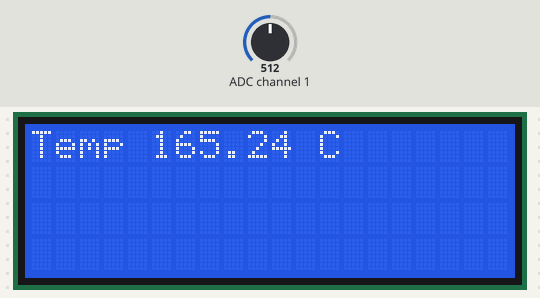
A program run on a simulated Raspberry Pi (BCM pin numbers). On the bench: 20×4 character LCD. Inputs (shaded band) come from the test bench; at power-on: ADC channel 1 = 512 (analog values on the 0–1023 scale). What the program prints to the terminal is not drawn.

Above: at 1.2 s.
1.3 s: ADC channel 1 set to 323
At 2.6 s:
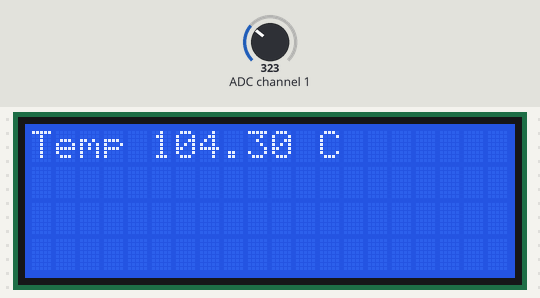
3.6 s: ADC channel 1 set to 298
At 4.6 s:
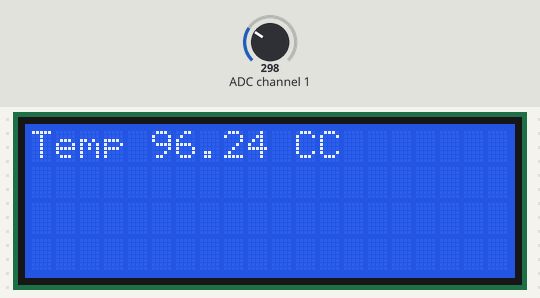
5.6 s: ADC channel 1 set to 35
At 6.6 s:
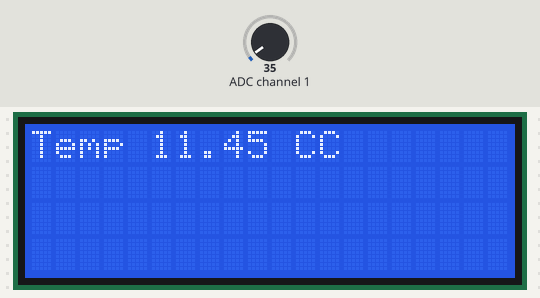
7.7 s: ADC channel 1 set to 27
At 8.6 s:
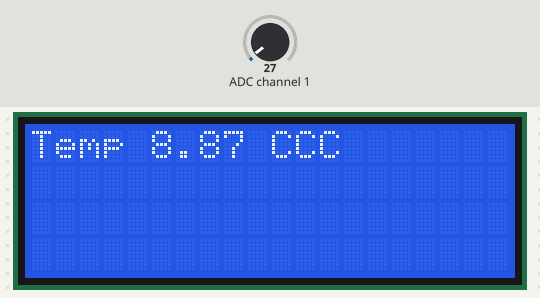
Timing chart, 0 to 10.7 s (numbered marks = the images above; inputs shaded):
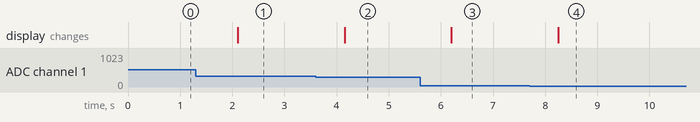

The program:

LM35.py
```python
from gpiozero import MCP3008
from time import sleep
from RPLCD.i2c import CharLCD

lm35 = MCP3008(channel=1)
lcd = CharLCD('PCF8574', address=0x3f, port=1, backlight_enabled=True)
lcd.clear()

def convert_temp(gen):
    for value in gen:
        print('value=', value)
        yield value * 3.3 * 100


for temp in convert_temp(lm35.values):
    print('The temp is ', temp, ' C')
    lcd.cursor_pos = (0, 0)
    lcd.write_string('Temp %.2f C' % temp)
    sleep(1)
```

Measured:
- the behaviour switches between 310 and 309 on ADC channel 1 (found by bisection; images 1 and 2)
- the behaviour switches between 31 and 30 on ADC channel 1 (found by bisection; images 3 and 4)
- after the input at 1.3 s, the display: changes after 0.81 s (image 1)
- after the input at 3.6 s, the display: changes after 0.56 s (image 2)
- after the input at 5.6 s, the display: changes after 0.60 s (image 3)
- after the input at 7.7 s, the display: changes after 0.55 s (image 4)
